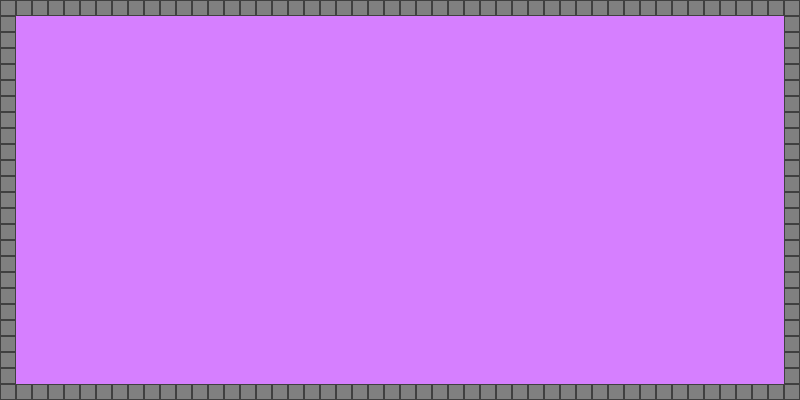

A level layout from a 2D game, rendered from its tile map. Below: a short description, then the map file with its tile-grid data intact:
An orthogonal 50x25 tile map with 16x16 px tiles, 2 tile layers (Background, Blocks).

<map version="1.10" tiledversion="1.11.0" orientation="orthogonal" renderorder="right-down" width="50" height="25" tilewidth="16" tileheight="16" infinite="0" nextlayerid="3" nextobjectid="1">
 <editorsettings>
  <export target="level1.json" format="json" />
 </editorsettings>
 <tileset firstgid="1" name="blockTiles" tilewidth="16" tileheight="16" tilecount="18" columns="9">
  <image source="../images/tiles.png" width="144" height="32" />
  <tile id="9">
   <properties>
    <property name="collide" type="bool" value="true" />
   </properties>
  </tile>
  <tile id="10">
   <properties>
    <property name="collide" type="bool" value="true" />
   </properties>
  </tile>
  <tile id="11">
   <properties>
    <property name="collide" type="bool" value="true" />
   </properties>
  </tile>
  <tile id="12">
   <properties>
    <property name="collide" type="bool" value="true" />
   </properties>
  </tile>
  <tile id="13">
   <properties>
    <property name="collide" type="bool" value="true" />
   </properties>
  </tile>
  <tile id="14">
   <properties>
    <property name="collide" type="bool" value="true" />
   </properties>
  </tile>
  <tile id="15">
   <properties>
    <property name="collide" type="bool" value="true" />
   </properties>
  </tile>
  <tile id="16">
   <properties>
    <property name="collide" type="bool" value="true" />
   </properties>
  </tile>
  <tile id="17">
   <properties>
    <property name="collide" type="bool" value="true" />
   </properties>
  </tile>
 </tileset>
 <layer id="2" name="Background" width="50" height="25">
  <data encoding="csv">
7,7,7,7,7,7,7,7,7,7,7,7,7,7,7,7,7,7,7,7,7,7,7,7,7,7,7,7,7,7,7,7,7,7,7,7,7,7,7,7,7,7,7,7,7,7,7,7,7,7,
7,7,7,7,7,7,7,7,7,7,7,7,7,7,7,7,7,7,7,7,7,7,7,7,7,7,7,7,7,7,7,7,7,7,7,7,7,7,7,7,7,7,7,7,7,7,7,7,7,7,
7,7,7,7,7,7,7,7,7,7,7,7,7,7,7,7,7,7,7,7,7,7,7,7,7,7,7,7,7,7,7,7,7,7,7,7,7,7,7,7,7,7,7,7,7,7,7,7,7,7,
7,7,7,7,7,7,7,7,7,7,7,7,7,7,7,7,7,7,7,7,7,7,7,7,7,7,7,7,7,7,7,7,7,7,7,7,7,7,7,7,7,7,7,7,7,7,7,7,7,7,
7,7,7,7,7,7,7,7,7,7,7,7,7,7,7,7,7,7,7,7,7,7,7,7,7,7,7,7,7,7,7,7,7,7,7,7,7,7,7,7,7,7,7,7,7,7,7,7,7,7,
7,7,7,7,7,7,7,7,7,7,7,7,7,7,7,7,7,7,7,7,7,7,7,7,7,7,7,7,7,7,7,7,7,7,7,7,7,7,7,7,7,7,7,7,7,7,7,7,7,7,
7,7,7,7,7,7,7,7,7,7,7,7,7,7,7,7,7,7,7,7,7,7,7,7,7,7,7,7,7,7,7,7,7,7,7,7,7,7,7,7,7,7,7,7,7,7,7,7,7,7,
7,7,7,7,7,7,7,7,7,7,7,7,7,7,7,7,7,7,7,7,7,7,7,7,7,7,7,7,7,7,7,7,7,7,7,7,7,7,7,7,7,7,7,7,7,7,7,7,7,7,
7,7,7,7,7,7,7,7,7,7,7,7,7,7,7,7,7,7,7,7,7,7,7,7,7,7,7,7,7,7,7,7,7,7,7,7,7,7,7,7,7,7,7,7,7,7,7,7,7,7,
7,7,7,7,7,7,7,7,7,7,7,7,7,7,7,7,7,7,7,7,7,7,7,7,7,7,7,7,7,7,7,7,7,7,7,7,7,7,7,7,7,7,7,7,7,7,7,7,7,7,
7,7,7,7,7,7,7,7,7,7,7,7,7,7,7,7,7,7,7,7,7,7,7,7,7,7,7,7,7,7,7,7,7,7,7,7,7,7,7,7,7,7,7,7,7,7,7,7,7,7,
7,7,7,7,7,7,7,7,7,7,7,7,7,7,7,7,7,7,7,7,7,7,7,7,7,7,7,7,7,7,7,7,7,7,7,7,7,7,7,7,7,7,7,7,7,7,7,7,7,7,
7,7,7,7,7,7,7,7,7,7,7,7,7,7,7,7,7,7,7,7,7,7,7,7,7,7,7,7,7,7,7,7,7,7,7,7,7,7,7,7,7,7,7,7,7,7,7,7,7,7,
7,7,7,7,7,7,7,7,7,7,7,7,7,7,7,7,7,7,7,7,7,7,7,7,7,7,7,7,7,7,7,7,7,7,7,7,7,7,7,7,7,7,7,7,7,7,7,7,7,7,
7,7,7,7,7,7,7,7,7,7,7,7,7,7,7,7,7,7,7,7,7,7,7,7,7,7,7,7,7,7,7,7,7,7,7,7,7,7,7,7,7,7,7,7,7,7,7,7,7,7,
7,7,7,7,7,7,7,7,7,7,7,7,7,7,7,7,7,7,7,7,7,7,7,7,7,7,7,7,7,7,7,7,7,7,7,7,7,7,7,7,7,7,7,7,7,7,7,7,7,7,
7,7,7,7,7,7,7,7,7,7,7,7,7,7,7,7,7,7,7,7,7,7,7,7,7,7,7,7,7,7,7,7,7,7,7,7,7,7,7,7,7,7,7,7,7,7,7,7,7,7,
7,7,7,7,7,7,7,7,7,7,7,7,7,7,7,7,7,7,7,7,7,7,7,7,7,7,7,7,7,7,7,7,7,7,7,7,7,7,7,7,7,7,7,7,7,7,7,7,7,7,
7,7,7,7,7,7,7,7,7,7,7,7,7,7,7,7,7,7,7,7,7,7,7,7,7,7,7,7,7,7,7,7,7,7,7,7,7,7,7,7,7,7,7,7,7,7,7,7,7,7,
7,7,7,7,7,7,7,7,7,7,7,7,7,7,7,7,7,7,7,7,7,7,7,7,7,7,7,7,7,7,7,7,7,7,7,7,7,7,7,7,7,7,7,7,7,7,7,7,7,7,
7,7,7,7,7,7,7,7,7,7,7,7,7,7,7,7,7,7,7,7,7,7,7,7,7,7,7,7,7,7,7,7,7,7,7,7,7,7,7,7,7,7,7,7,7,7,7,7,7,7,
7,7,7,7,7,7,7,7,7,7,7,7,7,7,7,7,7,7,7,7,7,7,7,7,7,7,7,7,7,7,7,7,7,7,7,7,7,7,7,7,7,7,7,7,7,7,7,7,7,7,
7,7,7,7,7,7,7,7,7,7,7,7,7,7,7,7,7,7,7,7,7,7,7,7,7,7,7,7,7,7,7,7,7,7,7,7,7,7,7,7,7,7,7,7,7,7,7,7,7,7,
7,7,7,7,7,7,7,7,7,7,7,7,7,7,7,7,7,7,7,7,7,7,7,7,7,7,7,7,7,7,7,7,7,7,7,7,7,7,7,7,7,7,7,7,7,7,7,7,7,7,
7,7,7,7,7,7,7,7,7,7,7,7,7,7,7,7,7,7,7,7,7,7,7,7,7,7,7,7,7,7,7,7,7,7,7,7,7,7,7,7,7,7,7,7,7,7,7,7,7,7
</data>
 </layer>
 <layer id="1" name="Blocks" width="50" height="25">
  <data encoding="csv">
18,18,18,18,18,18,18,18,18,18,18,18,18,18,18,18,18,18,18,18,18,18,18,18,18,18,18,18,18,18,18,18,18,18,18,18,18,18,18,18,18,18,18,18,18,18,18,18,18,18,
18,0,0,0,0,0,0,0,0,0,0,0,0,0,0,0,0,0,0,0,0,0,0,0,0,0,0,0,0,0,0,0,0,0,0,0,0,0,0,0,0,0,0,0,0,0,0,0,0,18,
18,0,0,0,0,0,0,0,0,0,0,0,0,0,0,0,0,0,0,0,0,0,0,0,0,0,0,0,0,0,0,0,0,0,0,0,0,0,0,0,0,0,0,0,0,0,0,0,0,18,
18,0,0,0,0,0,0,0,0,0,0,0,0,0,0,0,0,0,0,0,0,0,0,0,0,0,0,0,0,0,0,0,0,0,0,0,0,0,0,0,0,0,0,0,0,0,0,0,0,18,
18,0,0,0,0,0,0,0,0,0,0,0,0,0,0,0,0,0,0,0,0,0,0,0,0,0,0,0,0,0,0,0,0,0,0,0,0,0,0,0,0,0,0,0,0,0,0,0,0,18,
18,0,0,0,0,0,0,0,0,0,0,0,0,0,0,0,0,0,0,0,0,0,0,0,0,0,0,0,0,0,0,0,0,0,0,0,0,0,0,0,0,0,0,0,0,0,0,0,0,18,
18,0,0,0,0,0,0,0,0,0,0,0,0,0,0,0,0,0,0,0,0,0,0,0,0,0,0,0,0,0,0,0,0,0,0,0,0,0,0,0,0,0,0,0,0,0,0,0,0,18,
18,0,0,0,0,0,0,0,0,0,0,0,0,0,0,0,0,0,0,0,0,0,0,0,0,0,0,0,0,0,0,0,0,0,0,0,0,0,0,0,0,0,0,0,0,0,0,0,0,18,
18,0,0,0,0,0,0,0,0,0,0,0,0,0,0,0,0,0,0,0,0,0,0,0,0,0,0,0,0,0,0,0,0,0,0,0,0,0,0,0,0,0,0,0,0,0,0,0,0,18,
18,0,0,0,0,0,0,0,0,0,0,0,0,0,0,0,0,0,0,0,0,0,0,0,0,0,0,0,0,0,0,0,0,0,0,0,0,0,0,0,0,0,0,0,0,0,0,0,0,18,
18,0,0,0,0,0,0,0,0,0,0,0,0,0,0,0,0,0,0,0,0,0,0,0,0,0,0,0,0,0,0,0,0,0,0,0,0,0,0,0,0,0,0,0,0,0,0,0,0,18,
18,0,0,0,0,0,0,0,0,0,0,0,0,0,0,0,0,0,0,0,0,0,0,0,0,0,0,0,0,0,0,0,0,0,0,0,0,0,0,0,0,0,0,0,0,0,0,0,0,18,
18,0,0,0,0,0,0,0,0,0,0,0,0,0,0,0,0,0,0,0,0,0,0,0,0,0,0,0,0,0,0,0,0,0,0,0,0,0,0,0,0,0,0,0,0,0,0,0,0,18,
18,0,0,0,0,0,0,0,0,0,0,0,0,0,0,0,0,0,0,0,0,0,0,0,0,0,0,0,0,0,0,0,0,0,0,0,0,0,0,0,0,0,0,0,0,0,0,0,0,18,
18,0,0,0,0,0,0,0,0,0,0,0,0,0,0,0,0,0,0,0,0,0,0,0,0,0,0,0,0,0,0,0,0,0,0,0,0,0,0,0,0,0,0,0,0,0,0,0,0,18,
18,0,0,0,0,0,0,0,0,0,0,0,0,0,0,0,0,0,0,0,0,0,0,0,0,0,0,0,0,0,0,0,0,0,0,0,0,0,0,0,0,0,0,0,0,0,0,0,0,18,
18,0,0,0,0,0,0,0,0,0,0,0,0,0,0,0,0,0,0,0,0,0,0,0,0,0,0,0,0,0,0,0,0,0,0,0,0,0,0,0,0,0,0,0,0,0,0,0,0,18,
18,0,0,0,0,0,0,0,0,0,0,0,0,0,0,0,0,0,0,0,0,0,0,0,0,0,0,0,0,0,0,0,0,0,0,0,0,0,0,0,0,0,0,0,0,0,0,0,0,18,
18,0,0,0,0,0,0,0,0,0,0,0,0,0,0,0,0,0,0,0,0,0,0,0,0,0,0,0,0,0,0,0,0,0,0,0,0,0,0,0,0,0,0,0,0,0,0,0,0,18,
18,0,0,0,0,0,0,0,0,0,0,0,0,0,0,0,0,0,0,0,0,0,0,0,0,0,0,0,0,0,0,0,0,0,0,0,0,0,0,0,0,0,0,0,0,0,0,0,0,18,
18,0,0,0,0,0,0,0,0,0,0,0,0,0,0,0,0,0,0,0,0,0,0,0,0,0,0,0,0,0,0,0,0,0,0,0,0,0,0,0,0,0,0,0,0,0,0,0,0,18,
18,0,0,0,0,0,0,0,0,0,0,0,0,0,0,0,0,0,0,0,0,0,0,0,0,0,0,0,0,0,0,0,0,0,0,0,0,0,0,0,0,0,0,0,0,0,0,0,0,18,
18,0,0,0,0,0,0,0,0,0,0,0,0,0,0,0,0,0,0,0,0,0,0,0,0,0,0,0,0,0,0,0,0,0,0,0,0,0,0,0,0,0,0,0,0,0,0,0,0,18,
18,0,0,0,0,0,0,0,0,0,0,0,0,0,0,0,0,0,0,0,0,0,0,0,0,0,0,0,0,0,0,0,0,0,0,0,0,0,0,0,0,0,0,0,0,0,0,0,0,18,
18,18,18,18,18,18,18,18,18,18,18,18,18,18,18,18,18,18,18,18,18,18,18,18,18,18,18,18,18,18,18,18,18,18,18,18,18,18,18,18,18,18,18,18,18,18,18,18,18,18
</data>
 </layer>
</map>